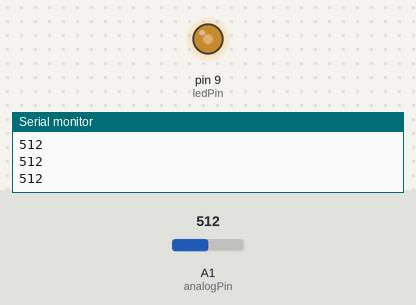
Bench run of a sketch on a simulated Arduino Uno, built with avr-gcc and run on an emulated ATmega328P. Parts: output pins drawn as LEDs (lit = HIGH), the last lines printed to the serial monitor. Inputs (shaded band) come from the test bench; at power-on: A1 (analogPin) = 512.

Above: at 1.2 s.
1.3 s: A1 (analogPin) set to 716
At 1.8 s:
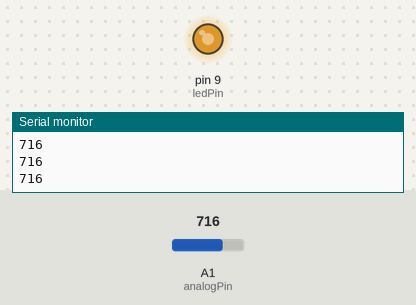
2.8 s: A1 (analogPin) set to 900
At 4.0 s:
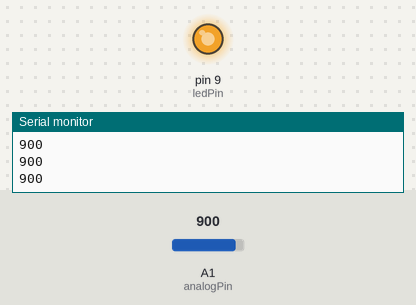
4.3 s: A1 (analogPin) set to 122
At 5.3 s:
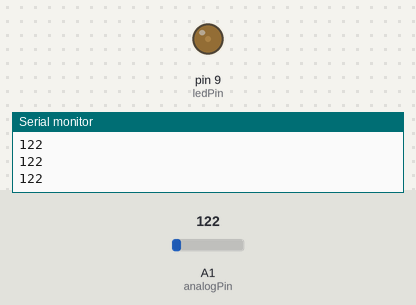
5.8 s: A1 (analogPin) set to 0
At 6.5 s:
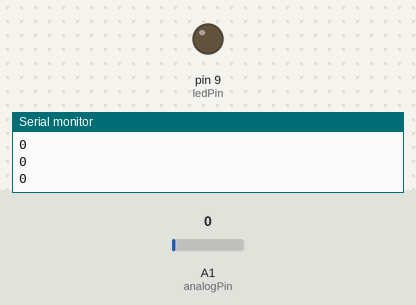
Timing chart, 0 to 8.3 s (numbered marks = the images above; inputs shaded):
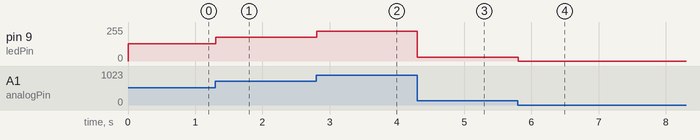

Measured:
- after the input at 1.3 s, pin 9 (ledPin): 128/255 → 179/255 at once
- after the input at 2.8 s, pin 9 (ledPin): 179/255 → 225/255 at once
- after the input at 4.3 s, pin 9 (ledPin): 225/255 → 30/255 at once
- after the input at 5.8 s, pin 9 (ledPin): 30/255 → 0/255 at once

The sketch:

Test_LED.ino
```cpp
int ledPin = 9;      // LED connected to digital pin 9

int analogPin = A1;   // potentiometer connected to analog pin 3

int val = 0;         // variable to store the read value

void setup()

{
  Serial.begin(9600);
  pinMode(ledPin, OUTPUT);   // sets the pin as output

}


void loop()

{

  val = analogRead(analogPin);   // read the input pin
  Serial.println(val);
  analogWrite(ledPin, val / 4);  // analogRead values go from 0 to 1023, analogWrite values from 0 to 255

}
```
